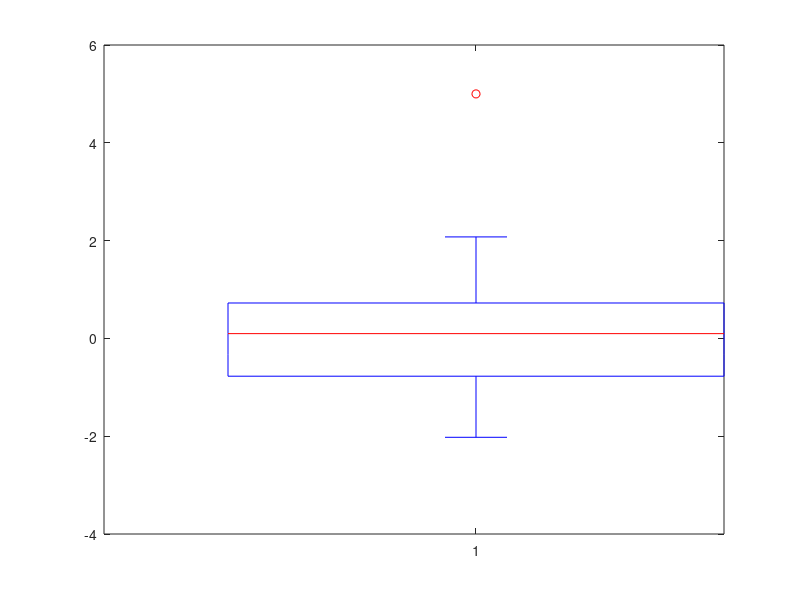

The MATLAB source for this figure: (Note: this script raises an error after producing the figure.)
disp('file: LookTransparentBoxplot.m')

% data:
x1 = [-0.68644, -0.82379, -0.98416, -2.02230, -0.43507, -0.76655, ...
       1.22178, 0.09767, -0.93391, -1.23458, 0.09188, 0.56736, ...
      -0.55276, -0.07969, 0.11767, 2.07541, 1.76443, 0.60249, ...
      -1.29916, -0.30322, -0.77935, -0.97190, 0.84580, 0.28698, ...
       1.15160, 0.35533, 0.32936, 1.68584, 0.18260, 1.93600];

n = length(x1);
x1(n+1) = 5;   % add an 'outlier'

figure
boxplot(x1, 'Colors', 'k', 'Symbol', 'o')  % basic boxplot
h = findobj(gca,'Tag','Box');
patch(get(h,'XData'), get(h,'YData'), 'yellow', ...
      'FaceAlpha', 0.3);   % light/transparent box

xlabel('$x_1$', 'Interpreter', 'latex', 'FontSize', 14)
set(gca,'FontSize',12)

L = length(x1);

rng(1953);  % set seed for reproducibility
jitter = 1 - 0.05 + (2*0.05).*rand(L,1);   % uniform in [0.95, 1.05]

hold on
scatter(jitter, x1, 15, 'blue', 'filled')  % jittered data points
hold off
%  print('-dpng','TransparentBoxplot260218ML.png')
% print('-depsc','TransparentBoxplot260218ML.eps')
% ----------------------------------------------------------------
% Remarks:
% Use a light color and FaceAlpha to make the box transparent.
% Add small horizontal noise ("jitter") to avoid overlap of similar points.
% rng(1953) sets the random seed for reproducible results.
% rand(L,1) generates L uniform random numbers in (0,1).
% ----------------------------------------------------------------
